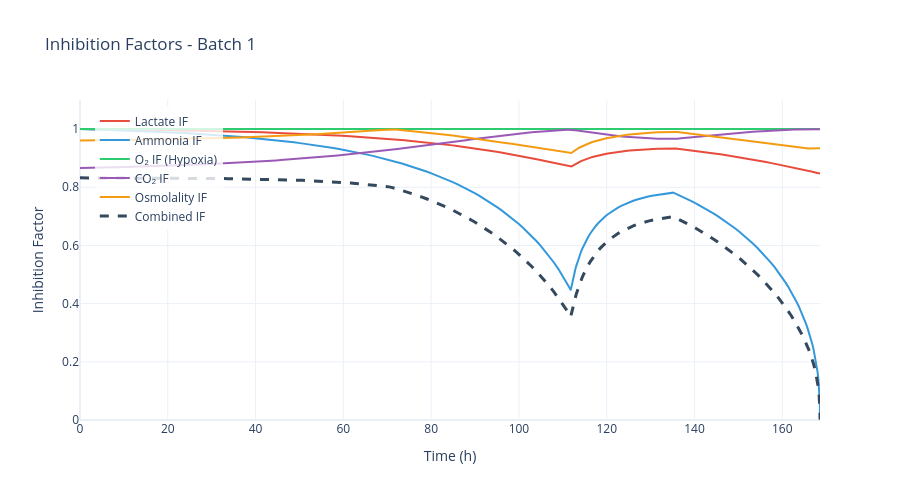

Here is the notebook cell this chart was saved with:
### Code cell
# Inhibition factors (lactate, ammonia, O2, osmolality)
fig = data.plot_inhibition_factors(batch_number=BATCH_NUMBER)
fig.show()

### Figure 1 — Plotly figure (JSON) as saved in the notebook; plotly's stock layout.template omitted (floating-point values rounded to 4 significant figures; data arrays with more than 128 entries replaced by an {"elided": "..."} marker saying what was removed)
{"data": [{"line": {"color": "#E74C3C", "width": 2}, "mode": "lines", "name": "Lactate IF", "type": "scatter", "x": {"elided": "280 float values"}, "y": {"elided": "280 float values"}}, {"line": {"color": "#3498DB", "width": 2}, "mode": "lines", "name": "Ammonia IF", "type": "scatter", "x": {"elided": "280 float values"}, "y": {"elided": "280 float values"}}, {"line": {"color": "#2ECC71", "width": 2}, "mode": "lines", "name": "O₂ IF (Hypoxia)", "type": "scatter", "x": {"elided": "280 float values"}, "y": {"elided": "280 float values"}}, {"line": {"color": "#9B59B6", "width": 2}, "mode": "lines", "name": "CO₂ IF", "type": "scatter", "x": {"elided": "280 float values"}, "y": {"elided": "280 float values"}}, {"line": {"color": "#F39C12", "width": 2}, "mode": "lines", "name": "Osmolality IF", "type": "scatter", "x": {"elided": "280 float values"}, "y": {"elided": "280 float values"}}, {"line": {"color": "#34495E", "dash": "dash", "width": 3}, "mode": "lines", "name": "Combined IF", "type": "scatter", "x": {"elided": "280 float values"}, "y": {"elided": "280 float values"}}], "layout": {"height": 500, "hovermode": "x unified", "legend": {"bgcolor": "rgba(255,255,255,0.8)", "x": 0.02, "y": 0.98}, "title": {"text": "Inhibition Factors - Batch 1"}, "width": 900, "xaxis": {"title": {"text": "Time (h)"}}, "yaxis": {"range": [0, 1.1], "title": {"text": "Inhibition Factor"}}}}
